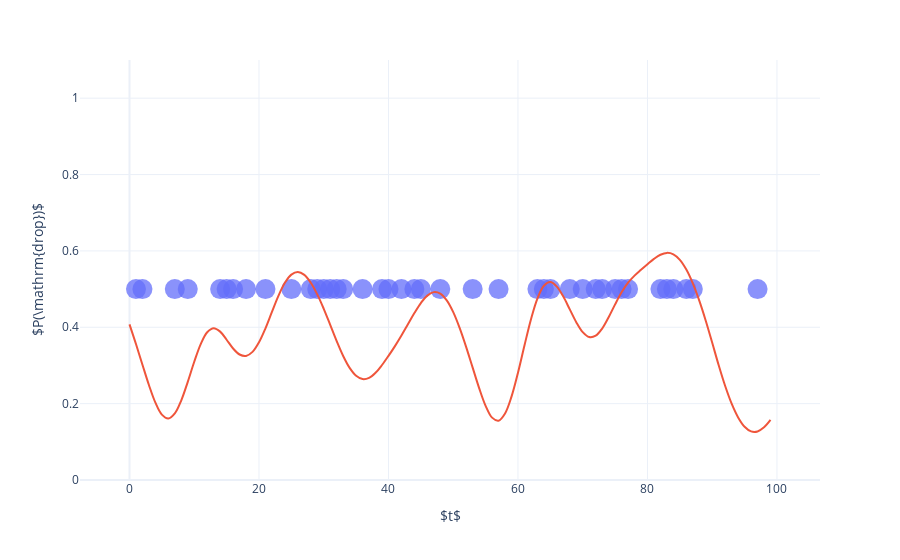

The notebook cell saved with this chart:
### Markdown cell above
The raindrops fall uncorrelated: every second a new chance of $P(\mathrm{drop})$ means a raindrop falling from the sky might land in our defined area. This is how unbunched, or random, photons behave. 

Now let's assume the chance of a raindrop occurring is not constant over time, but rather varies relatively slowly over time. This could be because of varying wind speeds or varying intensity in the rain, but whatever the case the rain drops are no longer uncorrelated. There are moments of high intensity, where the chance of a raindrop is high and similarly there are moments of low intensity. I have simulated this using open simplex noise {% cite <opensimplex> %} in the following graph.

### Code cell
#hide_input
def noise_drops(T):
    p_rnd = noise_array(T,0.1)*0.35 + 0.35   
    return p_rnd

noise = noise_drops(T)
plot_single(noise)

### Figure 1 — Plotly figure (JSON) as saved in the notebook; plotly's stock layout.template omitted (floating-point values rounded to 4 significant figures)
{"data": [{"customdata": [["0"], ["0"], ["0"], ["0"], ["0"], ["0"], ["0"], ["0"], ["0"], ["0"], ["0"], ["0"], ["0"], ["0"], ["0"], ["0"], ["0"], ["0"], ["0"], ["0"], ["0"], ["0"], ["0"], ["0"], ["0"], ["0"], ["0"], ["0"], ["0"], ["0"], ["0"], ["0"], ["0"], ["0"], ["0"], ["0"], ["0"], ["0"], ["0"], ["0"], ["0"], ["0"], ["0"], ["0"], ["0"], ["0"], ["0"], ["0"], ["0"], ["0"], ["0"], ["0"], ["0"], ["0"], ["0"], ["0"], ["0"], ["0"], ["0"], ["0"], ["0"], ["0"], ["0"], ["0"], ["0"], ["0"], ["0"], ["0"], ["0"], ["0"], ["0"], ["0"], ["0"], ["0"], ["0"], ["0"], ["0"], ["0"], ["0"], ["0"], ["0"], ["0"], ["0"], ["0"], ["0"], ["0"], ["0"], ["0"], ["0"], ["0"], ["0"], ["0"], ["0"], ["0"], ["0"], ["0"], ["0"], ["0"], ["0"], ["0"]], "hovertemplate": "Time: %{x}", "legendgroup": "0", "marker": {"color": "#636efa", "opacity": 0.75, "size": 20, "symbol": "circle"}, "mode": "markers", "name": "0", "orientation": "v", "showlegend": true, "type": "scatter", "x": [0, 1, 2, 3, 4, 5, 6, 7, 8, 9, 10, 11, 12, 13, 14, 15, 16, 17, 18, 19, 20, 21, 22, 23, 24, 25, 26, 27, 28, 29, 30, 31, 32, 33, 34, 35, 36, 37, 38, 39, 40, 41, 42, 43, 44, 45, 46, 47, 48, 49, 50, 51, 52, 53, 54, 55, 56, 57, 58, 59, 60, 61, 62, 63, 64, 65, 66, 67, 68, 69, 70, 71, 72, 73, 74, 75, 76, 77, 78, 79, 80, 81, 82, 83, 84, 85, 86, 87, 88, 89, 90, 91, 92, 93, 94, 95, 96, 97, 98, 99], "xaxis": "x", "y": [-0.5, 0.5, 0.5, -0.5, -0.5, -0.5, -0.5, 0.5, -0.5, 0.5, -0.5, -0.5, -0.5, -0.5, 0.5, 0.5, 0.5, -0.5, 0.5, -0.5, -0.5, 0.5, -0.5, -0.5, -0.5, 0.5, -0.5, -0.5, 0.5, 0.5, 0.5, 0.5, 0.5, 0.5, -0.5, -0.5, 0.5, -0.5, -0.5, 0.5, 0.5, -0.5, 0.5, -0.5, 0.5, 0.5, -0.5, -0.5, 0.5, -0.5, -0.5, -0.5, -0.5, 0.5, -0.5, -0.5, -0.5, 0.5, -0.5, -0.5, -0.5, -0.5, -0.5, 0.5, 0.5, 0.5, -0.5, -0.5, 0.5, -0.5, 0.5, -0.5, 0.5, 0.5, -0.5, 0.5, 0.5, 0.5, -0.5, -0.5, -0.5, -0.5, 0.5, 0.5, 0.5, -0.5, 0.5, 0.5, -0.5, -0.5, -0.5, -0.5, -0.5, -0.5, -0.5, -0.5, -0.5, 0.5, -0.5, -0.5], "yaxis": "y"}, {"hovertemplate": "Time: %{x}<br>Probability: %{y:.2f}", "line": {"shape": "spline"}, "type": "scatter", "x": [0, 1, 2, 3, 4, 5, 6, 7, 8, 9, 10, 11, 12, 13, 14, 15, 16, 17, 18, 19, 20, 21, 22, 23, 24, 25, 26, 27, 28, 29, 30, 31, 32, 33, 34, 35, 36, 37, 38, 39, 40, 41, 42, 43, 44, 45, 46, 47, 48, 49, 50, 51, 52, 53, 54, 55, 56, 57, 58, 59, 60, 61, 62, 63, 64, 65, 66, 67, 68, 69, 70, 71, 72, 73, 74, 75, 76, 77, 78, 79, 80, 81, 82, 83, 84, 85, 86, 87, 88, 89, 90, 91, 92, 93, 94, 95, 96, 97, 98, 99], "y": [0.4077, 0.3561, 0.3019, 0.2487, 0.2025, 0.1712, 0.161, 0.1744, 0.2087, 0.257, 0.3096, 0.356, 0.3871, 0.3976, 0.3886, 0.3673, 0.3445, 0.3287, 0.3249, 0.3356, 0.3606, 0.3972, 0.4402, 0.4823, 0.5165, 0.538, 0.5448, 0.5371, 0.5166, 0.4861, 0.4484, 0.4062, 0.3636, 0.3248, 0.2936, 0.273, 0.2643, 0.2675, 0.2808, 0.3012, 0.3251, 0.3507, 0.3784, 0.4078, 0.4372, 0.4635, 0.4829, 0.492, 0.4882, 0.4705, 0.4396, 0.3977, 0.3481, 0.2942, 0.2408, 0.1943, 0.1633, 0.1554, 0.1743, 0.2183, 0.2809, 0.3522, 0.4206, 0.4753, 0.5088, 0.5184, 0.5066, 0.4803, 0.4468, 0.4134, 0.3873, 0.3745, 0.3779, 0.3966, 0.4262, 0.46, 0.4915, 0.5166, 0.5352, 0.5506, 0.5652, 0.5791, 0.5899, 0.5948, 0.591, 0.5766, 0.5511, 0.5151, 0.4699, 0.4172, 0.3594, 0.3004, 0.2461, 0.2, 0.164, 0.1395, 0.1273, 0.1272, 0.1379, 0.1572]}], "layout": {"hoverlabel": {"bgcolor": "white", "font": {"size": 14}}, "legend": {"title": {"text": "variable"}, "tracegroupgap": 0}, "margin": {"t": 60}, "showlegend": false, "xaxis": {"anchor": "y", "domain": [0, 1], "title": {"text": "$t$"}}, "yaxis": {"anchor": "x", "domain": [0, 1], "fixedrange": true, "range": [0, 1.1], "title": {"text": "$P(\\mathrm{drop})$"}}}}
